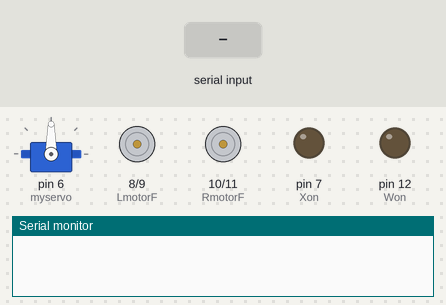
This sketch was run on a simulated Arduino Uno, built with avr-gcc and run on an emulated ATmega328P. On the bench: servo, motor-driver pin pairs drawn as motors (green arrow = first pin HIGH = forward, orange = second pin HIGH = backward, longer = more drive), output pins drawn as LEDs (lit = HIGH), the last lines printed to the serial monitor. The test bench sets the inputs (shaded band).

Above: at 1.2 s.
1.3 s: "F" received over Serial
At 1.8 s:
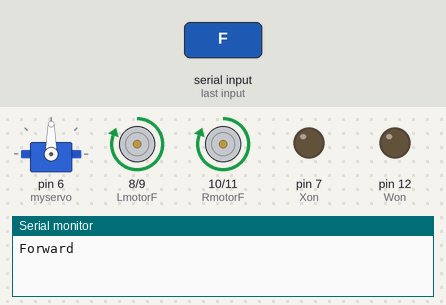
2.8 s: "B" received over Serial
At 4.0 s:
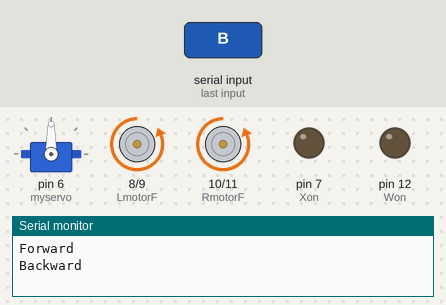
4.3 s: "L" received over Serial
At 5.3 s:
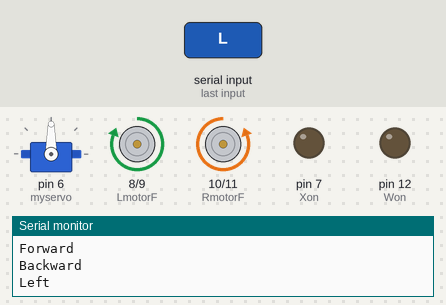
5.8 s: "R" received over Serial
At 6.4 s:
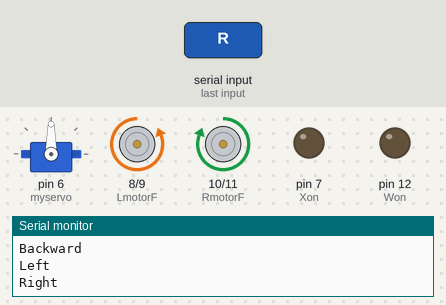
7.3 s: "W" received over Serial
At 8.5 s:
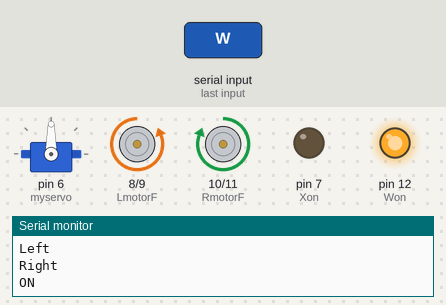
8.8 s: "S" received over Serial
At 9.9 s:
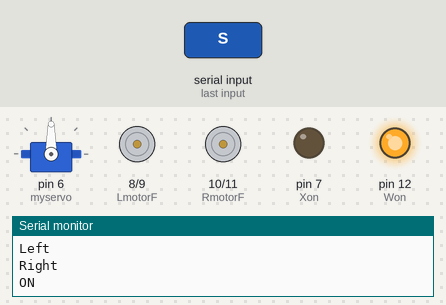
Timing chart, 0 to 11.3 s (numbered marks = the images above; inputs shaded):
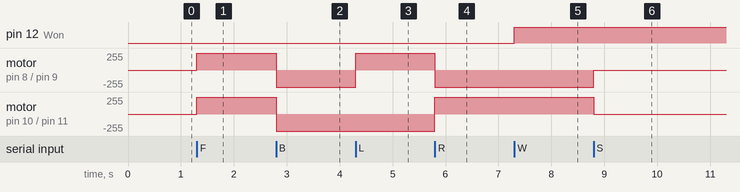

Measured:
- after the input at 1.3 s, motor on pin 8 (LmotorF) / pin 9 (LmotorB), motor on pin 10 (RmotorF) / pin 11 (RmotorB): stopped → forward 255/255 at once
- after the input at 2.8 s, motor on pin 8 (LmotorF) / pin 9 (LmotorB), motor on pin 10 (RmotorF) / pin 11 (RmotorB): forward 255/255 → backward 255/255 at once
- after the input at 4.3 s, motor on pin 8 (LmotorF) / pin 9 (LmotorB): backward 255/255 → forward 255/255 at once
- after the input at 5.8 s, motor on pin 8 (LmotorF) / pin 9 (LmotorB): forward 255/255 → backward 255/255 at once; motor on pin 10 (RmotorF) / pin 11 (RmotorB): backward 255/255 → forward 255/255 at once
- after the input at 7.3 s, pin 12 (Won): LOW → HIGH at once
- after the input at 8.8 s, motor on pin 8 (LmotorF) / pin 9 (LmotorB): backward 255/255 → stopped at once; motor on pin 10 (RmotorF) / pin 11 (RmotorB): forward 255/255 → stopped at once

The sketch:

SurveillanceRobot.ino
```cpp
#include <SoftwareSerial.h>
#include <Servo.h>

long incomingByte = 0;
int LmotorF = 8;
int LmotorB = 9;
int RmotorF = 10;
int RmotorB = 11;
int Won= 12;
int Xon= 7;
int Zon = 12;
int CompareN= 1;
Servo myservo;


void setup()
{

  Serial.begin(9600);
  pinMode(LmotorF,OUTPUT);//Setting ports as OUTPUTS as they
  pinMode(LmotorB,OUTPUT);//supply signal values to motor driver
  pinMode(RmotorF,OUTPUT);
  pinMode(RmotorB,OUTPUT);
  pinMode(Won,OUTPUT);
  pinMode(Xon,OUTPUT);
  pinMode(Zon,OUTPUT);
  myservo.attach(6);


}

void loop()
{

  if(Serial.available()>0)//Checking is Serial data available
  {

    int incomingByte = Serial.read(); //Storing value of read data into variable
    //Serial.println(incomingByte);


    if (incomingByte > 25)
    {
      switch(incomingByte)

    {
     case 'F' : MoveF();
     break;
     case 'B' : MoveB();
     break;
     case 'L' : MoveL();
     break;
     case 'R' : MoveR();
     break;
     case 'W' : MoveW();
     break;
     case 'X' : MoveX();
     break;
     case 'Z' : MoveZ();
     break;
     case 'S' : Stop();
     break;
     default : break;
    }
  }

 /*else
    {

      int r = incomingByte*5; //0,9,18,24
      myservo.write(r);
       Serial.println("ON");
    }
    */

 }

}


void MoveF()
{
  Serial.println("Forward");
  digitalWrite(LmotorF,HIGH);
  digitalWrite(LmotorB,LOW);
  digitalWrite(RmotorF,HIGH);
  digitalWrite(RmotorB,LOW);

}
void MoveB()
{
  Serial.println("Backward");
  digitalWrite(LmotorF,LOW);
  digitalWrite(LmotorB,HIGH);
  digitalWrite(RmotorF,LOW);
  digitalWrite(RmotorB,HIGH);
}
void MoveR()
{
  Serial.println("Right");
  digitalWrite(LmotorF,LOW);
  digitalWrite(LmotorB,HIGH);
  digitalWrite(RmotorF,HIGH);
  digitalWrite(RmotorB,LOW);
}
void MoveL()
{
  Serial.println("Left");
  digitalWrite(LmotorF,HIGH);
  digitalWrite(LmotorB,LOW);
  digitalWrite(RmotorF,LOW);
  digitalWrite(RmotorB,HIGH);
}

void MoveW()
{
   Compare(Won);
}

void MoveX()
{
   Compare(Xon);
}

void MoveZ()
{
   Compare(Zon);
}


void Compare(int temp)
{
  if ( CompareN == 1 )
    {
      Serial.println("ON");
      digitalWrite(temp,HIGH); //temp is a common varriable to write 3 pins
      CompareN = 0;
     }

else
    {
      Serial.println("OFF");
      digitalWrite(temp,LOW);
      CompareN = 1;
    }
}

void Stop()
 {
  //Serial.println("Stop");
  digitalWrite(LmotorF,LOW);
  digitalWrite(LmotorB,LOW);
  digitalWrite(RmotorF,LOW);
  digitalWrite(RmotorB,LOW);
 }
```
